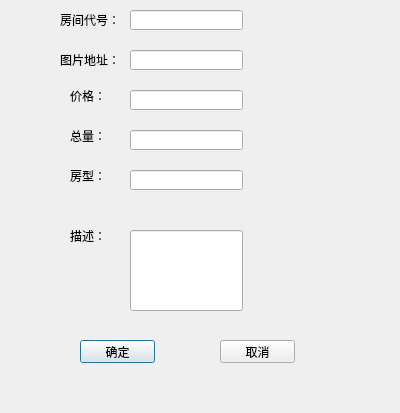
<?xml version="1.0" encoding="UTF-8"?>
<ui version="4.0">
 <class>AddRoomDialog</class>
 <widget class="QDialog" name="AddRoomDialog">
  <property name="geometry">
   <rect>
    <x>0</x>
    <y>0</y>
    <width>400</width>
    <height>413</height>
   </rect>
  </property>
  <property name="windowTitle">
   <string>Dialog</string>
  </property>
  <widget class="QLineEdit" name="lineEdit">
   <property name="geometry">
    <rect>
     <x>130</x>
     <y>50</y>
     <width>113</width>
     <height>20</height>
    </rect>
   </property>
  </widget>
  <widget class="QLineEdit" name="lineEdit_2">
   <property name="geometry">
    <rect>
     <x>130</x>
     <y>90</y>
     <width>113</width>
     <height>20</height>
    </rect>
   </property>
  </widget>
  <widget class="QLabel" name="label">
   <property name="geometry">
    <rect>
     <x>60</x>
     <y>50</y>
     <width>61</width>
     <height>20</height>
    </rect>
   </property>
   <property name="text">
    <string>图片地址：</string>
   </property>
  </widget>
  <widget class="QLabel" name="label_2">
   <property name="geometry">
    <rect>
     <x>70</x>
     <y>90</y>
     <width>54</width>
     <height>12</height>
    </rect>
   </property>
   <property name="text">
    <string>价格：</string>
   </property>
  </widget>
  <widget class="QLineEdit" name="lineEdit_3">
   <property name="geometry">
    <rect>
     <x>130</x>
     <y>130</y>
     <width>113</width>
     <height>20</height>
    </rect>
   </property>
  </widget>
  <widget class="QLabel" name="label_3">
   <property name="geometry">
    <rect>
     <x>70</x>
     <y>130</y>
     <width>54</width>
     <height>12</height>
    </rect>
   </property>
   <property name="text">
    <string>总量：</string>
   </property>
  </widget>
  <widget class="QLineEdit" name="lineEdit_4">
   <property name="geometry">
    <rect>
     <x>130</x>
     <y>230</y>
     <width>113</width>
     <height>81</height>
    </rect>
   </property>
  </widget>
  <widget class="QLabel" name="label_4">
   <property name="geometry">
    <rect>
     <x>70</x>
     <y>230</y>
     <width>54</width>
     <height>12</height>
    </rect>
   </property>
   <property name="text">
    <string>描述：</string>
   </property>
  </widget>
  <widget class="QPushButton" name="pushButton">
   <property name="geometry">
    <rect>
     <x>80</x>
     <y>340</y>
     <width>75</width>
     <height>23</height>
    </rect>
   </property>
   <property name="text">
    <string>确定</string>
   </property>
  </widget>
  <widget class="QPushButton" name="pushButton_2">
   <property name="geometry">
    <rect>
     <x>220</x>
     <y>340</y>
     <width>75</width>
     <height>23</height>
    </rect>
   </property>
   <property name="text">
    <string>取消</string>
   </property>
  </widget>
  <widget class="QLineEdit" name="lineEdit_5">
   <property name="geometry">
    <rect>
     <x>130</x>
     <y>10</y>
     <width>113</width>
     <height>20</height>
    </rect>
   </property>
  </widget>
  <widget class="QLabel" name="label_5">
   <property name="geometry">
    <rect>
     <x>60</x>
     <y>10</y>
     <width>61</width>
     <height>20</height>
    </rect>
   </property>
   <property name="text">
    <string>房间代号：</string>
   </property>
  </widget>
  <widget class="QLineEdit" name="lineEdit_6">
   <property name="geometry">
    <rect>
     <x>130</x>
     <y>170</y>
     <width>113</width>
     <height>20</height>
    </rect>
   </property>
  </widget>
  <widget class="QLabel" name="label_6">
   <property name="geometry">
    <rect>
     <x>70</x>
     <y>170</y>
     <width>54</width>
     <height>12</height>
    </rect>
   </property>
   <property name="text">
    <string>房型：</string>
   </property>
  </widget>
 </widget>
 <resources/>
 <connections/>
</ui>
